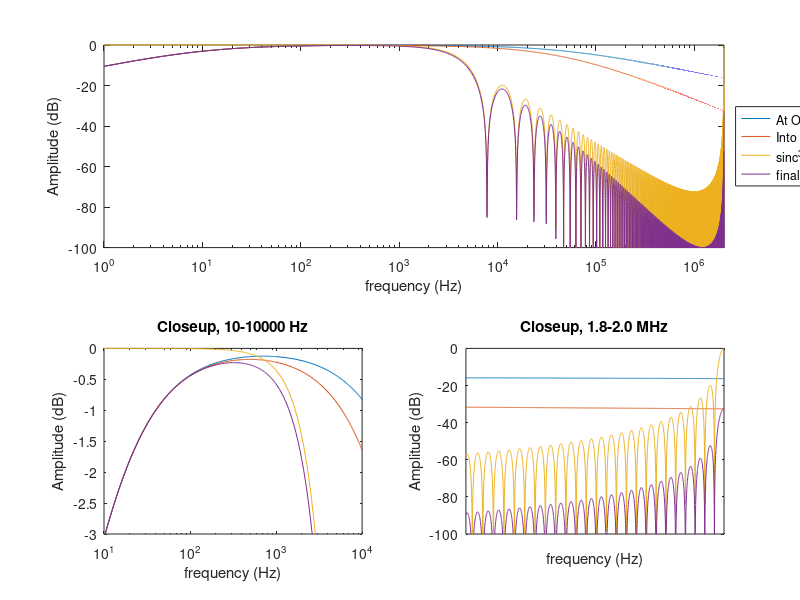

The MATLAB source for this figure:
% NP0's only come up to 0.47 µF, and then they're expensive and big.
% Kemet's are 2220 (5.6x5.0 mm)
% TODO: Take the capacitor on the first stage amplifier into account
R1=33e3;
C1=0.47e-6;
R2=R1;      % unit gain
C2=100e-12;
R3=1e3;     % also protects ADC input
C3=3.3e-9;

% filter cutoff frequencies
f1=1./(2*pi*R1*C1)
f2=1./(2*pi*R2*C2)
f3=1./(2*pi*R3*C3)

% ADC parameters
fadc=8e6;
fmod=fadc/4
N=256
srate=fmod/N


%f=10.^(0:0.001:log10(fmod));
f=[1:99,100:10:990,1000:100:fmod];
g1 = ((R1 + (2*pi*f*C1).^-1).*(R2^-1 + 2*pi*f*C2)).^-1;
%g2 = g1./((2*pi*f*C3).*(R3+(2*pi*f*C3).^-1));
g2 = g1.*((2*pi*f*C3).^-1)./(R3+(2*pi*f*C3).^-1);
maxg1 = max(g1)
maxg2 = max(g2)
sinc3 = abs(sin(N*pi*f/fmod)./(N*sin(pi*f/fmod))).^3;
final = g2.*sinc3;


subplot(2,2,1:2);
semilogx(f,10*log10(g1),'-',f,10*log10(g2),'-',f,10*log10(sinc3),'-',f,10*log10(final),'-');
legend('At OP','Into ADC','sinc^3','final','location','eastoutside');
ylabel('Amplitude (dB)')
xlabel('frequency (Hz)')
axis([min(f),max(f),-100,0])

subplot(2,2,3);
semilogx(f,10*log10(g1),'-',f,10*log10(g2),'-',f,10*log10(sinc3),'-',f,10*log10(final),'-');
title('Closeup, 10-10000 Hz')
ylabel('Amplitude (dB)')
xlabel('frequency (Hz)')
axis([1e1,1e4,-3,0])
%%%%
%semilogx(f,g1,'-',f,g2,'-',f,sinc3,'-',f,final,'-');
%title('Closeup, 1-10000 Hz')
%ylabel('Amplitude (linear)')
%xlabel('frequency (Hz)')
%axis([1,10000,0.5,1])

subplot(2,2,4);
semilogx(f,10*log10(g1),'-',f,10*log10(g2),'-',f,10*log10(sinc3),'-',f,10*log10(final),'-');
fend=1.8e6;
axis([fend,fmod,-100,0])
title(sprintf('Closeup, %.1f-%.1f MHz', fend/1e6, fmod/1e6))
ylabel('Amplitude (dB)')
xlabel('frequency (Hz)')






